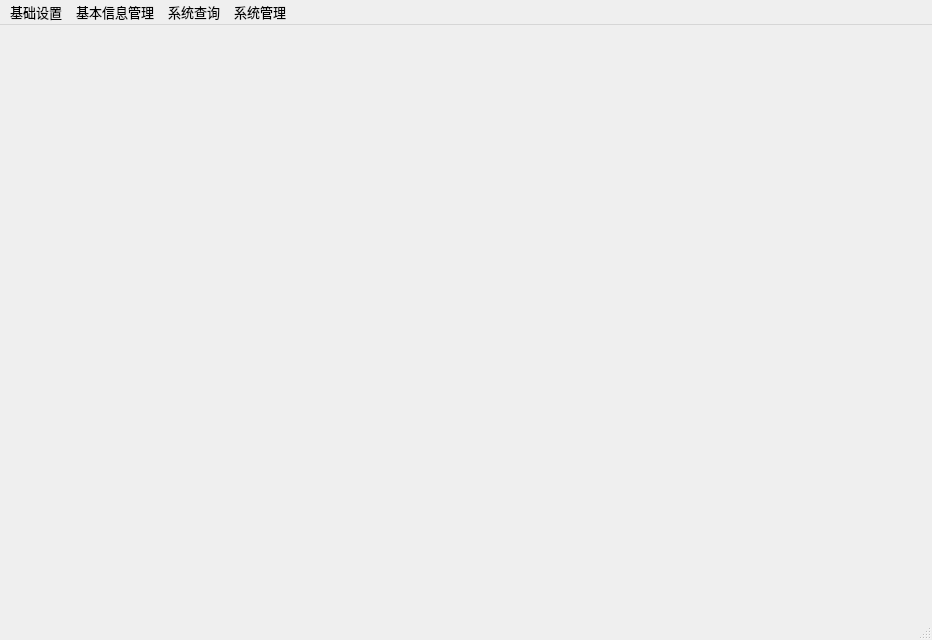
<?xml version="1.0" encoding="UTF-8"?>
<ui version="4.0">
 <class>MainWindow</class>
 <widget class="QMainWindow" name="MainWindow">
  <property name="geometry">
   <rect>
    <x>0</x>
    <y>0</y>
    <width>932</width>
    <height>640</height>
   </rect>
  </property>
  <property name="windowTitle">
   <string>学生成绩管理系统</string>
  </property>
  <property name="windowIcon">
   <iconset>
    <normaloff>../images/appstu.ICO</normaloff>../images/appstu.ICO</iconset>
  </property>
  <widget class="QWidget" name="centralwidget">
   <property name="styleSheet">
    <string notr="true">border-image: url(:/png/主窗口图片1.jpg);</string>
   </property>
  </widget>
  <widget class="QStatusBar" name="statusbar"/>
  <widget class="QMenuBar" name="menubar">
   <property name="geometry">
    <rect>
     <x>0</x>
     <y>0</y>
     <width>932</width>
     <height>29</height>
    </rect>
   </property>
   <property name="font">
    <font>
     <pointsize>10</pointsize>
    </font>
   </property>
   <widget class="QMenu" name="menu">
    <property name="font">
     <font>
      <pointsize>10</pointsize>
     </font>
    </property>
    <property name="title">
     <string>基础设置</string>
    </property>
    <addaction name="actionJLKJ"/>
    <addaction name="actionsdf"/>
    <addaction name="actionkaoshi_ke"/>
    <addaction name="actionkaoshi"/>
   </widget>
   <widget class="QMenu" name="menu_2">
    <property name="font">
     <font>
      <pointsize>10</pointsize>
     </font>
    </property>
    <property name="title">
     <string>基本信息管理</string>
    </property>
    <addaction name="action1"/>
    <addaction name="action2"/>
   </widget>
   <widget class="QMenu" name="menu_3">
    <property name="font">
     <font>
      <pointsize>10</pointsize>
     </font>
    </property>
    <property name="title">
     <string>系统查询</string>
    </property>
    <addaction name="action1_2"/>
    <addaction name="action2_2"/>
   </widget>
   <widget class="QMenu" name="menu_4">
    <property name="font">
     <font>
      <pointsize>10</pointsize>
     </font>
    </property>
    <property name="title">
     <string>系统管理</string>
    </property>
    <addaction name="action1_3"/>
   </widget>
   <addaction name="menu"/>
   <addaction name="menu_2"/>
   <addaction name="menu_3"/>
   <addaction name="menu_4"/>
  </widget>
  <action name="actionJLKJ">
   <property name="text">
    <string>年级设置</string>
   </property>
  </action>
  <action name="actionsdf">
   <property name="text">
    <string>班级设置</string>
   </property>
  </action>
  <action name="actionkaoshi_ke">
   <property name="text">
    <string>考试科目设置</string>
   </property>
  </action>
  <action name="actionkaoshi">
   <property name="text">
    <string>考试类别</string>
   </property>
  </action>
  <action name="action1">
   <property name="text">
    <string>学生信息管理</string>
   </property>
  </action>
  <action name="action2">
   <property name="text">
    <string>成绩管理</string>
   </property>
  </action>
  <action name="action1_2">
   <property name="text">
    <string>学生信息查询</string>
   </property>
  </action>
  <action name="action2_2">
   <property name="text">
    <string>学生成绩查询</string>
   </property>
  </action>
  <action name="action1_3">
   <property name="text">
    <string>用户信息维护</string>
   </property>
  </action>
 </widget>
 <resources>
  <include location="../images/main.qrc"/>
 </resources>
 <connections/>
</ui>
